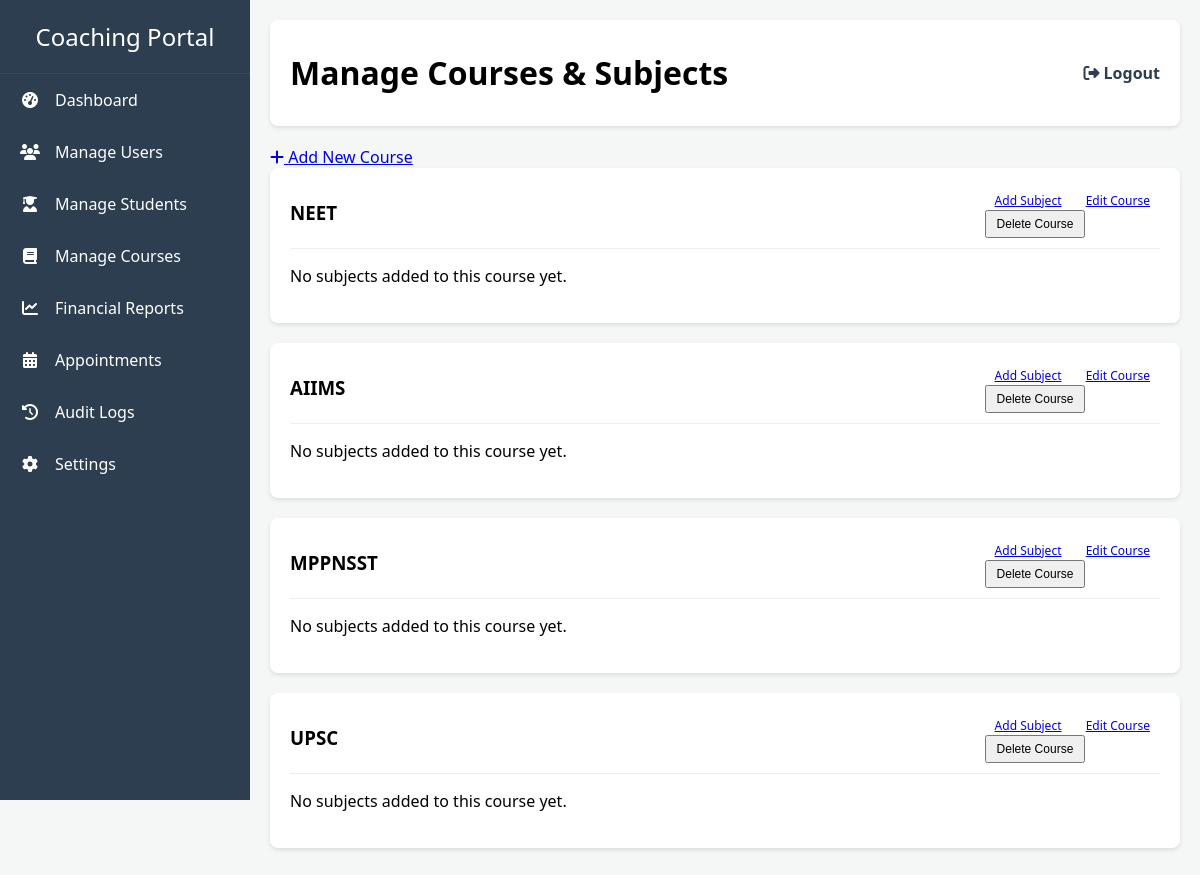
Page /admin_portal/courses (signed in) on the committed database.
### models.py (models this page shows)
class Course(db.Model):
    id = db.Column(db.Integer, primary_key=True)
    name = db.Column(db.String(100), unique=True, nullable=False)
    subjects = db.relationship('Subject', backref='course', lazy=True, cascade='all, delete-orphan')

### app.py (the view)
@app.route('/admin_portal/courses')
@login_required
def view_courses():
    if current_user.role != 'admin':
        return redirect(url_for('login'))
    courses = Course.query.all()
    return render_template('view_courses.html', courses=courses)

### app.py (called while the page is built)
@login_manager.user_loader
def load_user(user_id):
    return db.session.get(User, int(user_id))

### templates/view_courses.html (shortened to what this page needs)
{% extends "base.html" %}
{% block page_title %}Manage Courses & Subjects{% endblock %}
{% block content %}
<a href="{{ url_for('add_course') }}" class="btn btn-primary mb-3"><i class="fas fa-plus"></i> Add New Course</a>
{% for course in courses %}
<div class="course-card">
    <div class="course-header">
        <h3>{{ course.name }}</h3>
        <div>
            <a href="{{ url_for('add_subject', course_id=course.id) }}" class="btn btn-success btn-sm">Add Subject</a>
            <a href="{{ url_for('edit_course', course_id=course.id) }}" class="btn btn-info btn-sm">Edit Course</a>
            <form action="{{ url_for('delete_course', course_id=course.id) }}" method="POST" onsubmit="return confirm('Are you sure?');" class="d-inline">
                <button type="submit" class="btn btn-danger btn-sm">Delete Course</button>
            </form>
        </div>
    </div>
    {% if course.subjects %}
        <table class="table">
            <thead>
                <tr>
                    <th>Subject Name</th>
                    <th>Actions</th>
                </tr>
            </thead>
            <tbody>
            {% for subject in course.subjects %}
                <tr>
                    <td>{{ subject.name }}</td>
                    <td>
                        <a href="{{ url_for('edit_subject', subject_id=subject.id) }}">Edit</a>
                        <form action="{{ url_for('delete_subject', subject_id=subject.id) }}" method="POST" onsubmit="return confirm('Are you sure?');" class="d-inline ms-2">
                            <button type="submit" class="text-danger" style="border:none; background:none; cursor:pointer;">Delete</button>
                        </form>
                    </td>
                </tr>
            {% endfor %}
            </tbody>
        </table>
    {% else %}
        <p class="text-muted">No subjects added to this course yet.</p>
    {% endif %}
</div>
{% endfor %}
{% endblock %}

### templates/base.html (style rules this page uses)
body { font-family: 'Segoe UI', Tahoma, Geneva, Verdana, sans-serif; margin: 0; background-color: #f4f7f6; display: flex; }

### templates/view_courses.html (style rules this page uses)
.course-card { background: #fff; border-radius: 8px; box-shadow: 0 2px 4px rgba(0,0,0,0.1); margin-bottom: 20px; padding: 20px; }
.course-header { display: flex; justify-content: space-between; align-items: center; border-bottom: 1px solid #eee; padding-bottom: 10px; margin-bottom: 15px; }
.course-header h3 { margin: 0; }
.btn-sm { padding: 5px 10px; font-size: 12px; }

### rows in the picture
Course: name "NEET"
Course: name "AIIMS"
Course: name "MPPNSST"
Course: name "UPSC"
